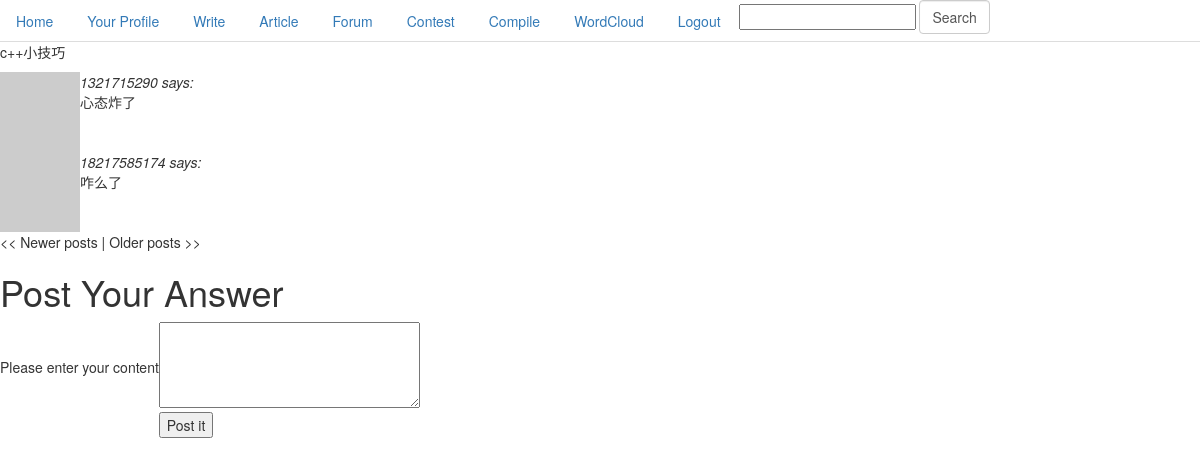
The app's page /discuss/2 (signed in), older data.
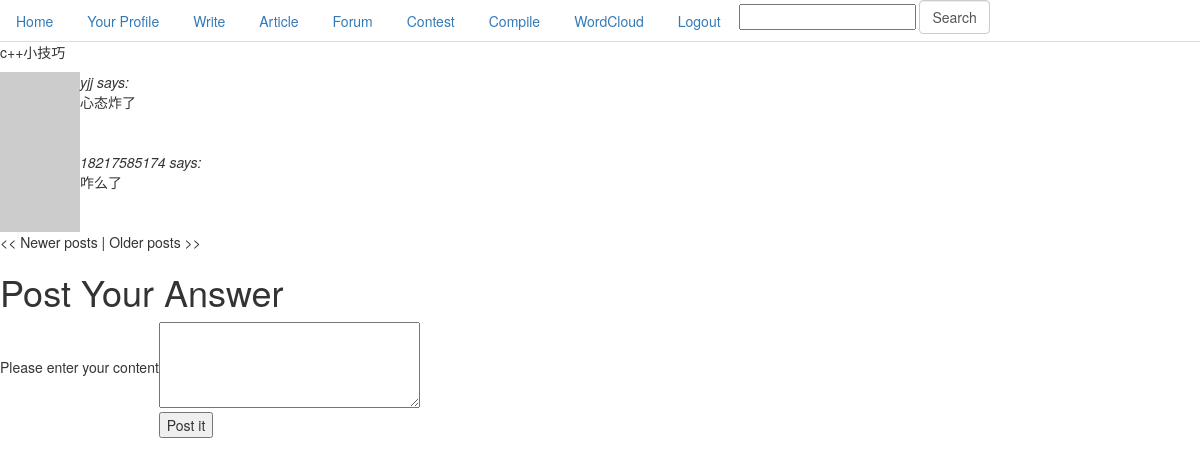
The same page, newer data.
### app/models.py (models this page shows, shortened)
class Card(db.Model):
    id = db.Column(db.Integer, primary_key=True)
    body = db.Column(db.String(140))
    timestamp = db.Column(db.DateTime)
    user_id = db.Column(db.Integer, db.ForeignKey('user.id'))
    question_id = db.Column(db.Integer, db.ForeignKey('question.id'))

class User(db.Model):
    id = db.Column(db.Integer, primary_key=True)
    nickname = db.Column(db.String(64), index=True, unique=True)
    email = db.Column(db.String(120), index=True, unique=True)
    password = db.Column(db.String(120), index=True)
    posts = db.relationship('Post', backref='author', lazy='dynamic')
    cards = db.relationship('Card', backref='participant')
    about_me = db.Column(db.String(140))
    last_seen = db.Column(db.DateTime)
    followed = db.relationship('User',
                               secondary=followers,
                               primaryjoin=(followers.c.follower_id == id),
                               secondaryjoin=(followers.c.followed_id == id),
                               backref=db.backref('followers', lazy='dynamic'),
                               lazy='dynamic')
    is_authenticated = True
    is_active = True
    is_anonymous = False
    def avatar(self, size):
        return 'http://www.gravatar.com/avatar/' + md5(self.email.encode('utf8')).hexdigest() + '?d=mm&s=' + str(size)

### app/views.py (the view)
@app.route('/discuss/<pk>', methods=['POST', 'GET'])
@app.route('/discuss/<pk>/<int:page>', methods=['POST', 'GET'])
@login_required
def discuss(pk, page=1):
    form = CardForm()
    if form.validate():
        card = Card(body=form.answer.data, timestamp=datetime.utcnow(), participant=g.user, question_id=pk)
        db.session.add(card)
        db.session.commit()
        flash('Your answer is now live!')
        return redirect(url_for('discuss', pk=pk))
    cards = Card.query.filter_by(question_id=pk).order_by(Card.timestamp).paginate(page, POSTS_PER_PAGE, False)
    question = Question.query.filter_by(id=pk)
    title = question[0].title
    return render_template('card.html',
                           cs=cards,
                           form=form,
                           pk=pk,
                           title=title)

### app/forms.py
class SearchForm(Form):
    search = StringField('search', validators=[DataRequired()])

class CardForm(Form):
    answer = TextAreaField('answer', validators=[DataRequired()])

### app/views.py (called while the page is built)
@app.before_request
def before_request():
    g.user = current_user
    g.search_form = SearchForm()
    if g.user.is_authenticated:
        g.user.last_seen = datetime.utcnow()
        db.session.add(g.user)
        db.session.commit()

@lm.user_loader
def load_user(id):
    return User.query.get(int(id))

### app/templates/card.html (shortened to what this page needs)
{% extends "base.html" %}
{% block content %}
<p>{{title}}</p>
{% for c in cs.items %}
    <table>
    <tr valign="top">
        <td><a href="#"><img src="{{c.participant.avatar(50)}}"></a></td>
        <td><i>{{c.participant.nickname}} says:</i><br>{{c.body}}</td>
    </tr>
    </table>
{% endfor %}
{% if cs.has_prev %}<a href="{{ url_for('discuss', pk=pk, page = cs.prev_num) }}"><< Newer posts</a>{% else %}<< Newer posts{% endif %} |
{% if cs.has_next %}<a href="{{ url_for('discuss', pk=pk, page = cs.next_num) }}">Older posts >></a>{% else %}Older posts >>{% endif %}
<div>
    <h1>Post Your Answer</h1>
    <form action="" method="post" name="card">
    <table>
        <tr>
            <td>Please enter your content</td>
            <td>{{form.answer(cols = 32, rows = 4)}}</td>
        </tr>
        <tr>
            <td></td>
            <td><input type="submit" value="Post it"></td>
        </tr>
    </table>
    </form>
</div>
{% endblock %}

Row changes from the older to the newer data that the page shows:
changed through a linked row, Card "心态炸了": participant.nickname "1321715290" → "yjj"
